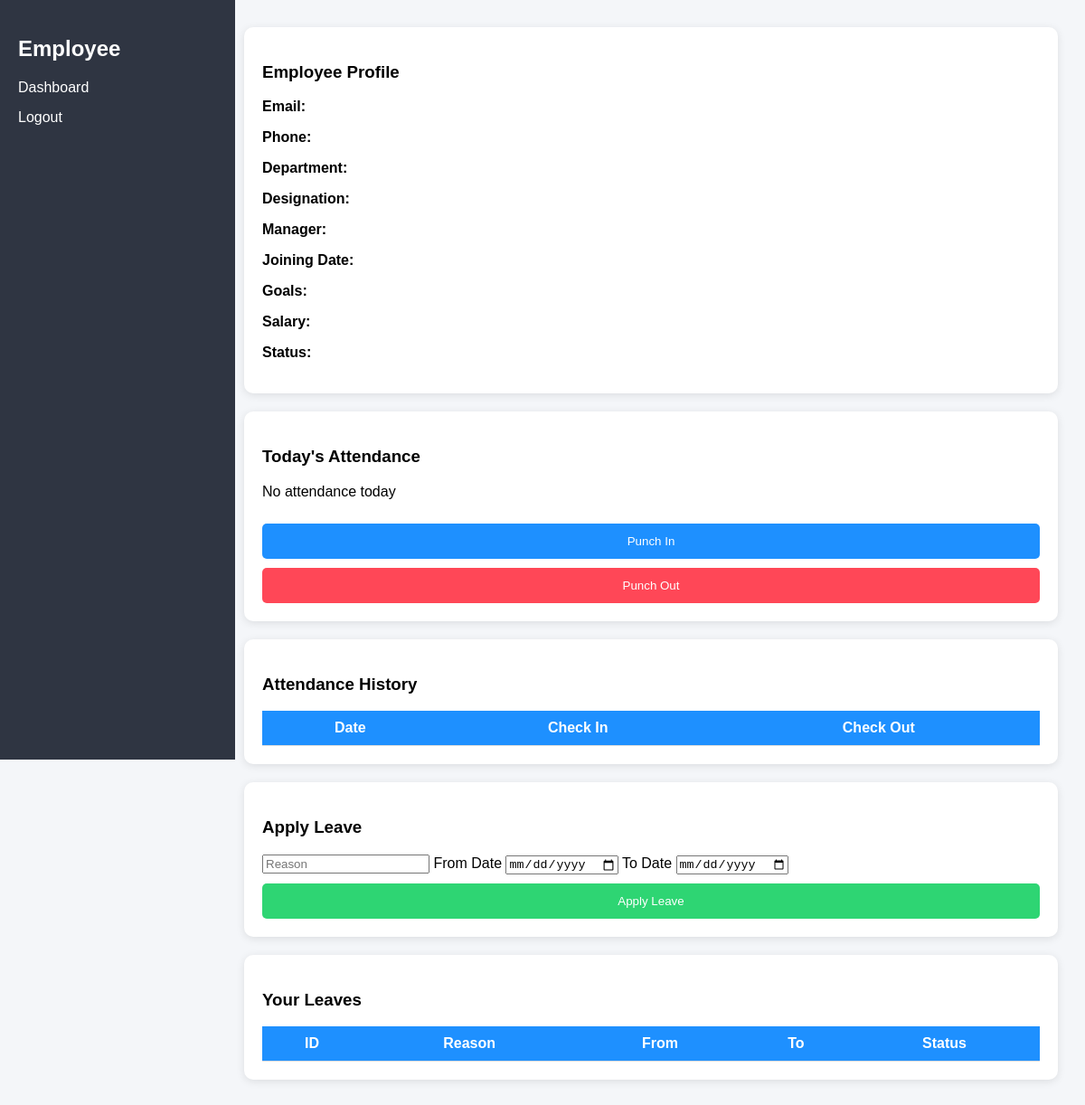
Page /employee/admin on the earlier database version.
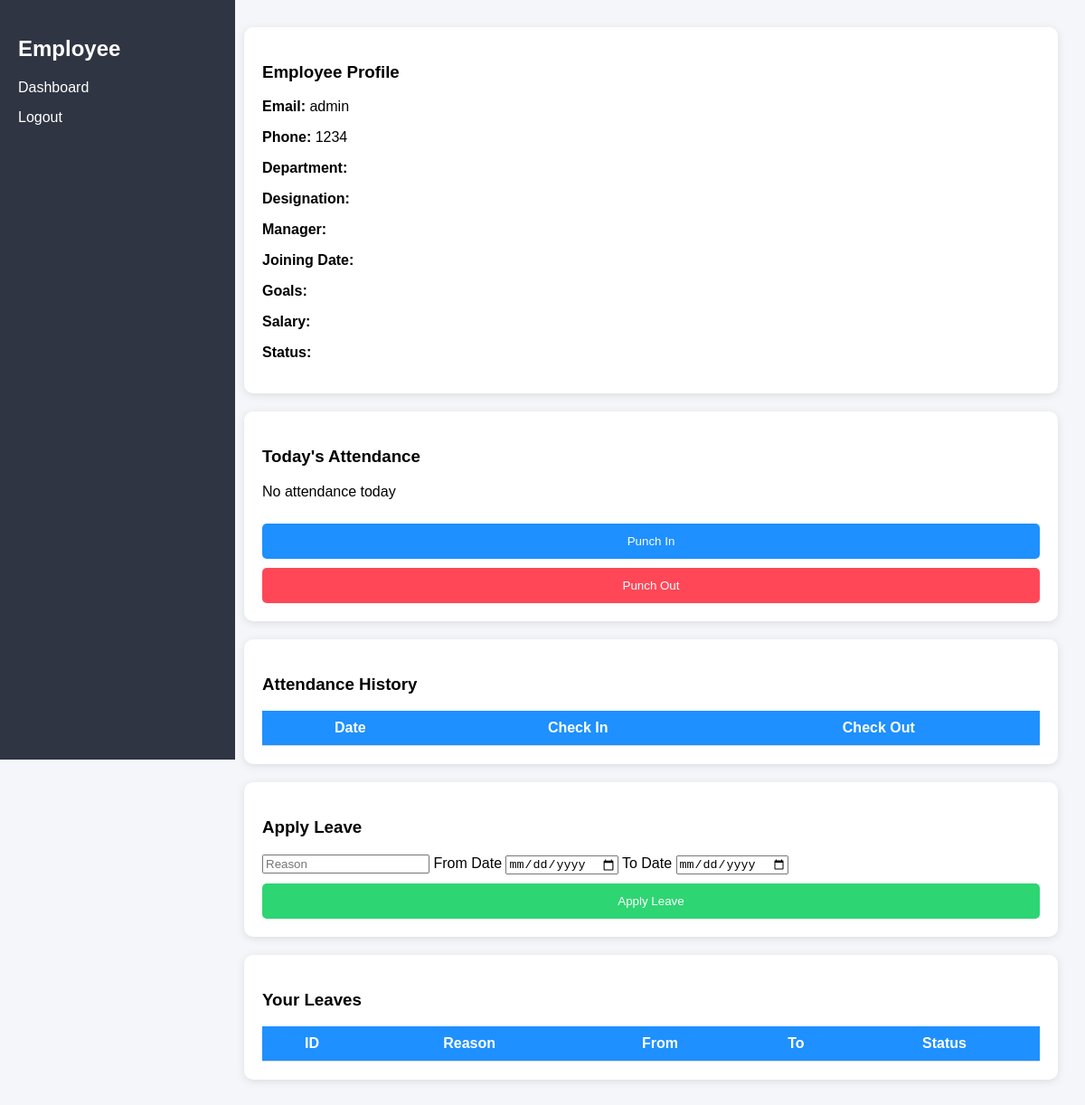
Same page on the later database version.
### tables this page shows
CREATE TABLE users (
    id INTEGER PRIMARY KEY AUTOINCREMENT,
    email TEXT UNIQUE,
    password TEXT,
    role TEXT,
    phone TEXT
);

### app.py (the view)
@app.get("/employee/{email}", response_class=HTMLResponse)
def employee_dashboard(request: Request, email: str):
    user = cur.execute(
        "SELECT * FROM users WHERE email=?",
        (email,)
    ).fetchone()
    leaves = cur.execute(
        "SELECT * FROM leaves WHERE employee_email=?",
        (email,)
    ).fetchall()
    attendance = cur.execute(
        "SELECT * FROM attendance WHERE employee_email=? ORDER BY date DESC",
        (email,)
    ).fetchall()
    today, _ = get_ist_time()
    today_record = cur.execute(
        "SELECT * FROM attendance WHERE employee_email=? AND date=?",
        (email, today)
    ).fetchone()
    return templates.TemplateResponse(
        "dashboard_employee.html",
        {
            "request": request,
            "email": email,
            "user": user,
            "leaves": leaves,
            "attendance": attendance,
            "today_record": today_record
        }
    )

### templates/dashboard_employee.html (shortened to what this page needs)
<!DOCTYPE html>
<html>
<head>
</head>
<body>
<div class="sidebar">
<h2>Employee</h2>
<a href="#">Dashboard</a>
<a href="/logout">Logout</a>
</div>
<div class="main">
<div class="card">
<h3>Employee Profile</h3>
<p><b>Email:</b> {{user[1]}}</p>
<p><b>Phone:</b> {{user[4]}}</p>
<p><b>Department:</b> {{user[6]}}</p>
<p><b>Designation:</b> {{user[7]}}</p>
<p><b>Manager:</b> {{user[9]}}</p>
<p><b>Joining Date:</b> {{user[5]}}</p>
<p><b>Goals:</b> {{user[8]}}</p>
<p><b>Salary:</b> {{user[10]}}</p>
<p><b>Status:</b> {{user[11]}}</p>
</div>
<div class="card">
<h3>Today's Attendance</h3>
{% if today_record %}
<p><b>Check In:</b> {{today_record[3]}}</p>
<p><b>Check Out:</b> {{today_record[4]}}</p>
{% else %}
<p>No attendance today</p>
{% endif %}
<form method="post" action="/check_in">
<button style="background:#1e90ff;">Punch In</button>
</form>
<form method="post" action="/check_out">
<button style="background:#ff4757;">Punch Out</button>
</form>
</div>
<div class="card">
<h3>Attendance History</h3>
<table>
<tr>
<th>Date</th>
<th>Check In</th>
<th>Check Out</th>
</tr>
</table>
</div>
<div class="card">
<h3>Apply Leave</h3>
<form method="post" action="/apply_leave">
<input name="reason" placeholder="Reason" required>
<label>From Date</label>
<input type="date" name="from_date" required>
<label>To Date</label>
<input type="date" name="to_date" required>
<button style="background:#2ed573;">Apply Leave</button>
</form>
</div>
<div class="card">
<h3>Your Leaves</h3>
<table>
<tr>
<th>ID</th>
<th>Reason</th>
<th>From</th>
<th>To</th>
<th>Status</th>
</tr>
</table>
</div>
</div>
</body>
</html>

Differences in the rows shown:
added users: email "admin", phone "1234"
